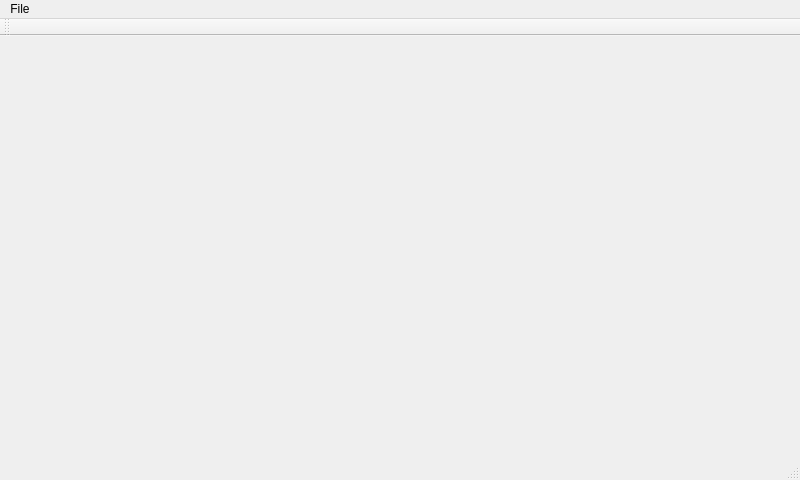
<?xml version="1.0" encoding="UTF-8"?>
<ui version="4.0">
 <class>MainWindow</class>
 <widget class="QMainWindow" name="MainWindow">
  <property name="geometry">
   <rect>
    <x>0</x>
    <y>0</y>
    <width>800</width>
    <height>480</height>
   </rect>
  </property>
  <property name="windowTitle">
   <string>MainWindow</string>
  </property>
  <widget class="QWidget" name="centralWidget">
   <layout class="QGridLayout" name="gridLayout"/>
  </widget>
  <widget class="QMenuBar" name="menuBar">
   <property name="geometry">
    <rect>
     <x>0</x>
     <y>0</y>
     <width>800</width>
     <height>20</height>
    </rect>
   </property>
   <widget class="QMenu" name="menuFile">
    <property name="title">
     <string>File</string>
    </property>
    <addaction name="separator"/>
    <addaction name="actionPlay_video"/>
    <addaction name="actionPlay_audio"/>
   </widget>
   <addaction name="menuFile"/>
  </widget>
  <widget class="QToolBar" name="mainToolBar">
   <attribute name="toolBarArea">
    <enum>TopToolBarArea</enum>
   </attribute>
   <attribute name="toolBarBreak">
    <bool>false</bool>
   </attribute>
  </widget>
  <widget class="QStatusBar" name="statusBar"/>
  <action name="actionPlay_video">
   <property name="text">
    <string>play_video</string>
   </property>
  </action>
  <action name="actionPlay_audio">
   <property name="text">
    <string>play_audio</string>
   </property>
  </action>
 </widget>
 <layoutdefault spacing="6" margin="11"/>
 <resources/>
 <connections/>
</ui>
